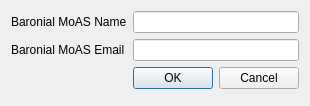
<?xml version="1.0" encoding="UTF-8"?>
<ui version="4.0">
 <class>BaronialMoasContact</class>
 <widget class="QDialog" name="BaronialMoasContact">
  <property name="geometry">
   <rect>
    <x>0</x>
    <y>0</y>
    <width>300</width>
    <height>101</height>
   </rect>
  </property>
  <property name="windowTitle">
   <string>Dialog</string>
  </property>
  <layout class="QFormLayout" name="formLayout">
   <item row="0" column="0">
    <widget class="QLabel" name="label">
     <property name="text">
      <string>Baronial MoAS Name</string>
     </property>
    </widget>
   </item>
   <item row="0" column="1">
    <widget class="QLineEdit" name="q44_baronialMoass44"/>
   </item>
   <item row="1" column="0">
    <widget class="QLabel" name="label_2">
     <property name="text">
      <string>Baronial MoAS Email</string>
     </property>
    </widget>
   </item>
   <item row="1" column="1">
    <widget class="QLineEdit" name="q45_baronialMoass45"/>
   </item>
   <item row="2" column="1">
    <widget class="QDialogButtonBox" name="buttonBox">
     <property name="orientation">
      <enum>Qt::Horizontal</enum>
     </property>
     <property name="standardButtons">
      <set>QDialogButtonBox::Cancel|QDialogButtonBox::Ok</set>
     </property>
    </widget>
   </item>
   <item row="3" column="1">
    <spacer name="verticalSpacer">
     <property name="orientation">
      <enum>Qt::Vertical</enum>
     </property>
     <property name="sizeHint" stdset="0">
      <size>
       <width>20</width>
       <height>40</height>
      </size>
     </property>
    </spacer>
   </item>
  </layout>
 </widget>
 <resources/>
 <connections>
  <connection>
   <sender>buttonBox</sender>
   <signal>accepted()</signal>
   <receiver>BaronialMoasContact</receiver>
   <slot>accept()</slot>
   <hints>
    <hint type="sourcelabel">
     <x>248</x>
     <y>254</y>
    </hint>
    <hint type="destinationlabel">
     <x>157</x>
     <y>274</y>
    </hint>
   </hints>
  </connection>
  <connection>
   <sender>buttonBox</sender>
   <signal>rejected()</signal>
   <receiver>BaronialMoasContact</receiver>
   <slot>reject()</slot>
   <hints>
    <hint type="sourcelabel">
     <x>316</x>
     <y>260</y>
    </hint>
    <hint type="destinationlabel">
     <x>286</x>
     <y>274</y>
    </hint>
   </hints>
  </connection>
 </connections>
</ui>
